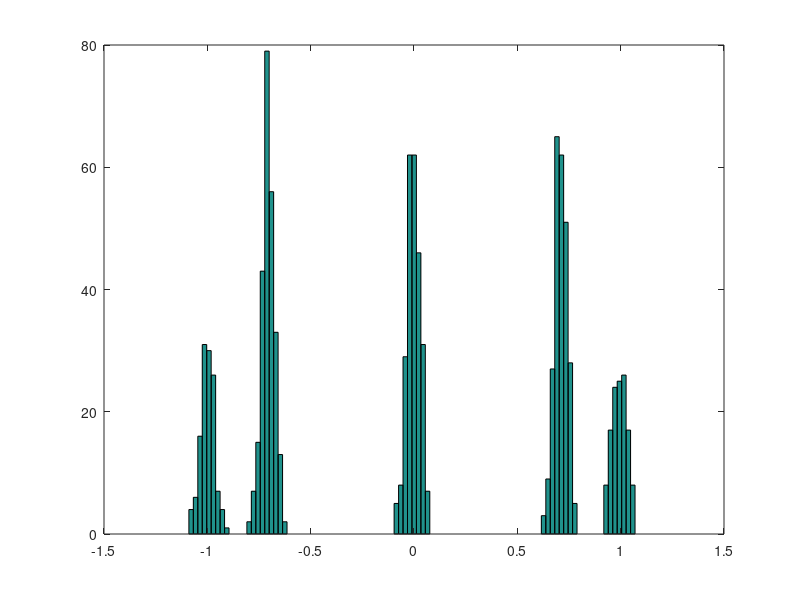

The MATLAB script that drew this image: (Note: this script raises an error after producing the figure.)
clear
%1)
Nc = 100;
N = 1000;
r = 1+randn(N,1)*(0.1)^(1/2);
h = hist(r,Nc);
h = h*Nc/((max(r)-min(r))*N);
%plot(h)
%hold
l = min(r):(max(r)-min(r))/Nc:max(r);
y = normpdf(l,1,sqrt(0.1));
%plot(y)

%3)
u = 1+rand(N,1);
v = hist(u,Nc);
v = v*Nc/((max(u)-min(u))*N);
plot(linspace(1,2,Nc),v)

%4)
x = sign(randn(N,1));
hist(x,Nc)
b = randn(N,1)*(0.001)^(1/2);
z = x+b;
hist(z,Nc)

%5) et 6)
f=0.125;
n = 0:N-1;
x = sin(2*pi*f*n);
z = x'+b;
hist(z,Nc)

%2-1)
nb=20;
p = rand();
x = rand(N,nb);
y = x<p;
mean(y);
p*(1-p);
var(y);

%2-2)
b = sum(y');
nb*p;
mean(b);
nb*p*(1-p);
var(b);

k = 10;
sum(b==k)/N;
nchoosek(nb,k)*(p^k)*(1-p)^(nb-k);

%2-3)

t = unidrnd(10,10,3);
mean(t(:,1) == t(:,2) & t(:,1) == t(:,3))
%find(()


